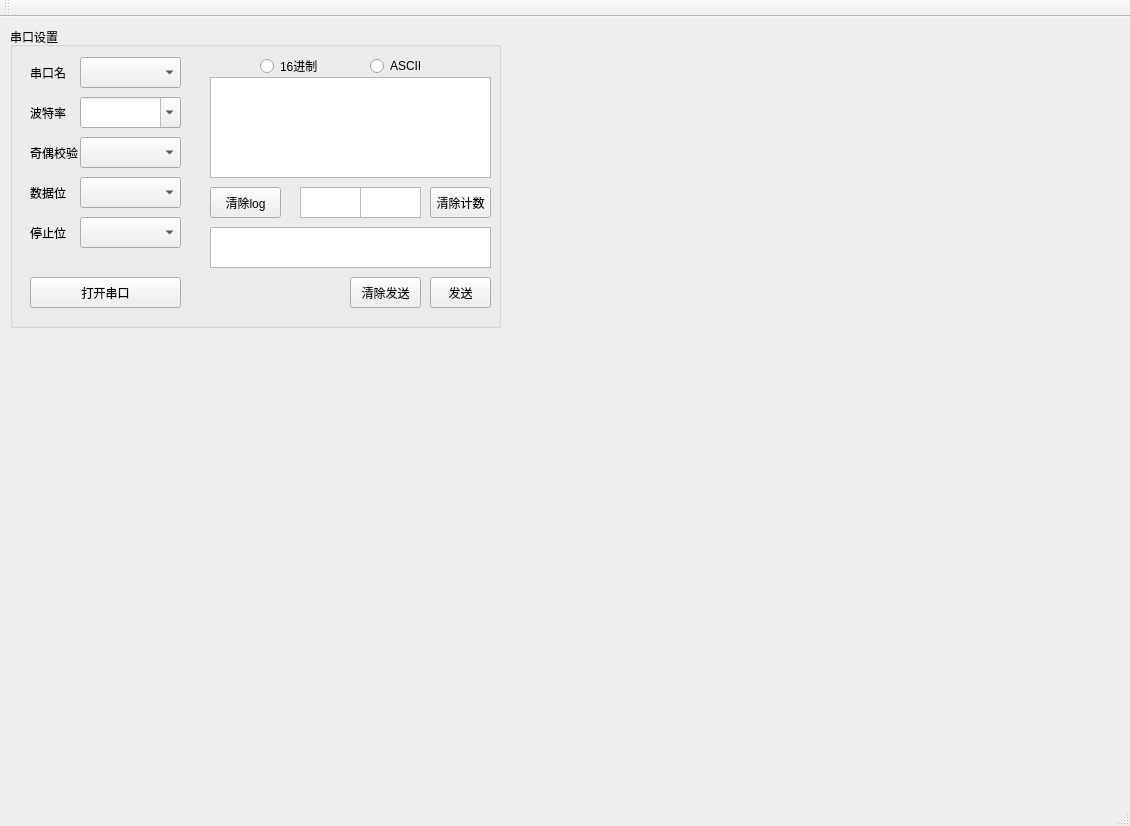
<?xml version="1.0" encoding="UTF-8"?>
<ui version="4.0">
 <class>CommunicationClass</class>
 <widget class="QMainWindow" name="CommunicationClass">
  <property name="geometry">
   <rect>
    <x>0</x>
    <y>0</y>
    <width>1130</width>
    <height>826</height>
   </rect>
  </property>
  <property name="windowTitle">
   <string>通信模块</string>
  </property>
  <widget class="QWidget" name="centralWidget">
   <widget class="QGroupBox" name="groupBox">
    <property name="geometry">
     <rect>
      <x>10</x>
      <y>10</y>
      <width>491</width>
      <height>301</height>
     </rect>
    </property>
    <property name="title">
     <string>串口设置</string>
    </property>
    <widget class="QLabel" name="label">
     <property name="geometry">
      <rect>
       <x>20</x>
       <y>40</y>
       <width>54</width>
       <height>12</height>
      </rect>
     </property>
     <property name="text">
      <string>串口名</string>
     </property>
    </widget>
    <widget class="QComboBox" name="serial_name">
     <property name="geometry">
      <rect>
       <x>70</x>
       <y>30</y>
       <width>101</width>
       <height>31</height>
      </rect>
     </property>
    </widget>
    <widget class="QLabel" name="label_2">
     <property name="geometry">
      <rect>
       <x>20</x>
       <y>80</y>
       <width>54</width>
       <height>12</height>
      </rect>
     </property>
     <property name="text">
      <string>波特率</string>
     </property>
    </widget>
    <widget class="QComboBox" name="baudrate">
     <property name="geometry">
      <rect>
       <x>70</x>
       <y>70</y>
       <width>101</width>
       <height>31</height>
      </rect>
     </property>
     <property name="editable">
      <bool>true</bool>
     </property>
    </widget>
    <widget class="QLabel" name="label_9">
     <property name="geometry">
      <rect>
       <x>20</x>
       <y>120</y>
       <width>54</width>
       <height>12</height>
      </rect>
     </property>
     <property name="text">
      <string>奇偶校验</string>
     </property>
    </widget>
    <widget class="QComboBox" name="parity">
     <property name="geometry">
      <rect>
       <x>70</x>
       <y>110</y>
       <width>101</width>
       <height>31</height>
      </rect>
     </property>
    </widget>
    <widget class="QPushButton" name="serial_switch">
     <property name="geometry">
      <rect>
       <x>20</x>
       <y>250</y>
       <width>151</width>
       <height>31</height>
      </rect>
     </property>
     <property name="text">
      <string>打开串口</string>
     </property>
    </widget>
    <widget class="QLabel" name="label_4">
     <property name="geometry">
      <rect>
       <x>20</x>
       <y>160</y>
       <width>54</width>
       <height>12</height>
      </rect>
     </property>
     <property name="text">
      <string>数据位</string>
     </property>
    </widget>
    <widget class="QLabel" name="label_3">
     <property name="geometry">
      <rect>
       <x>20</x>
       <y>200</y>
       <width>54</width>
       <height>12</height>
      </rect>
     </property>
     <property name="text">
      <string>停止位</string>
     </property>
    </widget>
    <widget class="QComboBox" name="databits">
     <property name="geometry">
      <rect>
       <x>70</x>
       <y>150</y>
       <width>101</width>
       <height>31</height>
      </rect>
     </property>
    </widget>
    <widget class="QComboBox" name="stopbits">
     <property name="geometry">
      <rect>
       <x>70</x>
       <y>190</y>
       <width>101</width>
       <height>31</height>
      </rect>
     </property>
    </widget>
    <widget class="QRadioButton" name="hex_Button">
     <property name="geometry">
      <rect>
       <x>250</x>
       <y>30</y>
       <width>91</width>
       <height>18</height>
      </rect>
     </property>
     <property name="text">
      <string>16进制</string>
     </property>
    </widget>
    <widget class="QRadioButton" name="ascii_Button">
     <property name="geometry">
      <rect>
       <x>360</x>
       <y>30</y>
       <width>91</width>
       <height>18</height>
      </rect>
     </property>
     <property name="text">
      <string>ASCII</string>
     </property>
    </widget>
    <widget class="QTextEdit" name="send_data_display">
     <property name="geometry">
      <rect>
       <x>200</x>
       <y>200</y>
       <width>281</width>
       <height>41</height>
      </rect>
     </property>
    </widget>
    <widget class="QPushButton" name="send_button">
     <property name="geometry">
      <rect>
       <x>420</x>
       <y>250</y>
       <width>61</width>
       <height>31</height>
      </rect>
     </property>
     <property name="text">
      <string>发送</string>
     </property>
    </widget>
    <widget class="QPushButton" name="tx_data_clear">
     <property name="geometry">
      <rect>
       <x>340</x>
       <y>250</y>
       <width>71</width>
       <height>31</height>
      </rect>
     </property>
     <property name="text">
      <string>清除发送</string>
     </property>
    </widget>
    <widget class="QTextEdit" name="log_display">
     <property name="geometry">
      <rect>
       <x>200</x>
       <y>50</y>
       <width>281</width>
       <height>101</height>
      </rect>
     </property>
    </widget>
    <widget class="QPushButton" name="rxtx_clear">
     <property name="geometry">
      <rect>
       <x>420</x>
       <y>160</y>
       <width>61</width>
       <height>31</height>
      </rect>
     </property>
     <property name="text">
      <string>清除计数</string>
     </property>
    </widget>
    <widget class="QPushButton" name="log_clear">
     <property name="geometry">
      <rect>
       <x>200</x>
       <y>160</y>
       <width>71</width>
       <height>31</height>
      </rect>
     </property>
     <property name="text">
      <string>清除log</string>
     </property>
    </widget>
    <widget class="QTextEdit" name="rx_display">
     <property name="geometry">
      <rect>
       <x>350</x>
       <y>160</y>
       <width>61</width>
       <height>31</height>
      </rect>
     </property>
    </widget>
    <widget class="QTextEdit" name="tx_display">
     <property name="enabled">
      <bool>true</bool>
     </property>
     <property name="geometry">
      <rect>
       <x>290</x>
       <y>160</y>
       <width>61</width>
       <height>31</height>
      </rect>
     </property>
    </widget>
   </widget>
  </widget>
  <widget class="QMenuBar" name="menuBar">
   <property name="geometry">
    <rect>
     <x>0</x>
     <y>0</y>
     <width>1130</width>
     <height>22</height>
    </rect>
   </property>
  </widget>
  <widget class="QToolBar" name="mainToolBar">
   <attribute name="toolBarArea">
    <enum>TopToolBarArea</enum>
   </attribute>
   <attribute name="toolBarBreak">
    <bool>false</bool>
   </attribute>
  </widget>
  <widget class="QStatusBar" name="statusBar"/>
 </widget>
 <layoutdefault spacing="6" margin="11"/>
 <resources>
  <include location="MainWindow.qrc"/>
 </resources>
 <connections/>
</ui>
